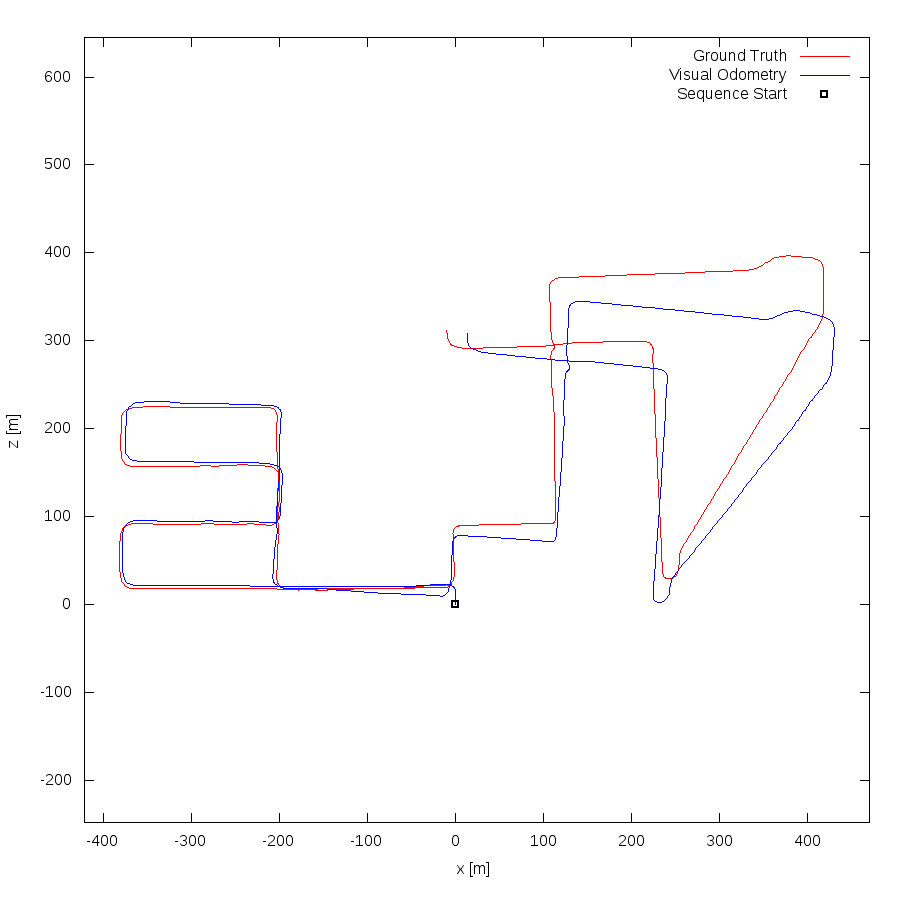

Here is the gnuplot script that generated this plot:
set term postscript eps enhanced color
set output "08.eps"
set size ratio -1
set xrange [-422:471]
set yrange [-248:645]
set xlabel "x [m]"
set ylabel "z [m]"
plot "08.txt" using 1:2 lc rgb "#FF0000" title 'Ground Truth' w lines,"08.txt" using 3:4 lc rgb "#0000FF" title 'Visual Odometry' w lines,"< head -1 08.txt" using 1:2 lc rgb "#000000" pt 4 ps 1 lw 2 title 'Sequence Start' w points
